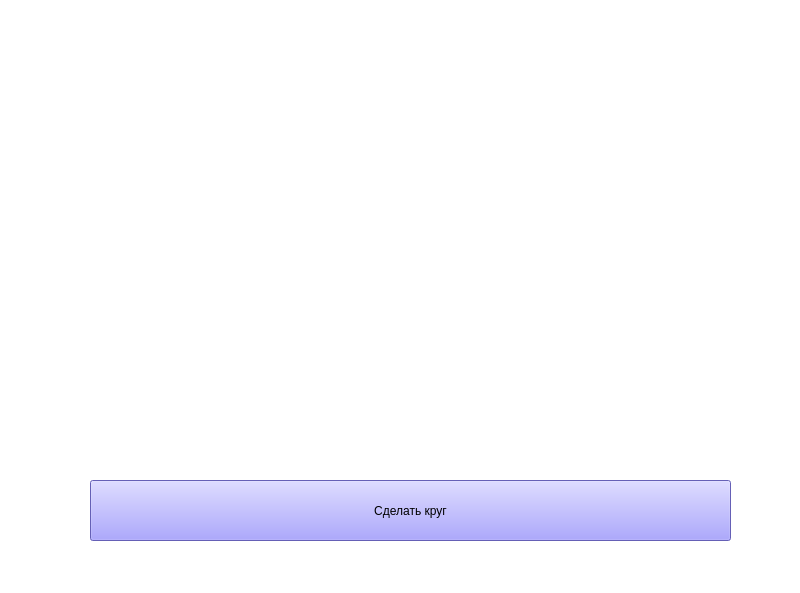
<?xml version="1.0" encoding="UTF-8"?>
<ui version="4.0">
 <class>MainWindow</class>
 <widget class="QMainWindow" name="MainWindow">
  <property name="geometry">
   <rect>
    <x>0</x>
    <y>0</y>
    <width>800</width>
    <height>593</height>
   </rect>
  </property>
  <property name="windowTitle">
   <string>MainWindow</string>
  </property>
  <property name="styleSheet">
   <string notr="true">background: rgb(255, 255, 255)</string>
  </property>
  <widget class="QWidget" name="centralwidget">
   <widget class="QPushButton" name="button_circles">
    <property name="geometry">
     <rect>
      <x>90</x>
      <y>480</y>
      <width>641</width>
      <height>61</height>
     </rect>
    </property>
    <property name="styleSheet">
     <string notr="true">background-color: rgb(142, 134, 255)</string>
    </property>
    <property name="text">
     <string>Сделать круг</string>
    </property>
   </widget>
   <widget class="QWidget" name="widget" native="true">
    <property name="geometry">
     <rect>
      <x>130</x>
      <y>60</y>
      <width>531</width>
      <height>321</height>
     </rect>
    </property>
   </widget>
  </widget>
  <widget class="QMenuBar" name="menubar">
   <property name="geometry">
    <rect>
     <x>0</x>
     <y>0</y>
     <width>800</width>
     <height>21</height>
    </rect>
   </property>
  </widget>
  <widget class="QStatusBar" name="statusbar"/>
 </widget>
 <resources/>
 <connections/>
</ui>
